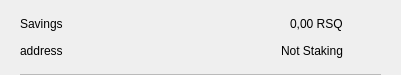
<?xml version="1.0" encoding="UTF-8"?>
<ui version="4.0">
 <class>CSRow</class>
 <widget class="QWidget" name="CSRow">
  <property name="geometry">
   <rect>
    <x>0</x>
    <y>0</y>
    <width>401</width>
    <height>75</height>
   </rect>
  </property>
  <property name="windowTitle">
   <string>Form</string>
  </property>
  <layout class="QVBoxLayout" name="verticalLayout">
   <property name="spacing">
    <number>0</number>
   </property>
   <property name="leftMargin">
    <number>20</number>
   </property>
   <property name="topMargin">
    <number>10</number>
   </property>
   <property name="rightMargin">
    <number>20</number>
   </property>
   <property name="bottomMargin">
    <number>0</number>
   </property>
   <item>
    <widget class="QWidget" name="info" native="true">
     <property name="minimumSize">
      <size>
       <width>0</width>
       <height>0</height>
      </size>
     </property>
     <layout class="QHBoxLayout" name="horizontalLayout_3">
      <property name="leftMargin">
       <number>0</number>
      </property>
      <property name="topMargin">
       <number>0</number>
      </property>
      <property name="rightMargin">
       <number>0</number>
      </property>
      <property name="bottomMargin">
       <number>10</number>
      </property>
      <item>
       <widget class="QWidget" name="container" native="true">
        <property name="minimumSize">
         <size>
          <width>0</width>
          <height>0</height>
         </size>
        </property>
        <layout class="QVBoxLayout" name="verticalLayout_2">
         <property name="spacing">
          <number>0</number>
         </property>
         <property name="leftMargin">
          <number>0</number>
         </property>
         <property name="topMargin">
          <number>0</number>
         </property>
         <property name="rightMargin">
          <number>0</number>
         </property>
         <property name="bottomMargin">
          <number>0</number>
         </property>
         <item>
          <layout class="QHBoxLayout" name="horizontalLayout">
           <item>
            <widget class="QLabel" name="labelName">
             <property name="text">
              <string>Savings</string>
             </property>
            </widget>
           </item>
           <item>
            <spacer name="horizontalSpacer">
             <property name="orientation">
              <enum>Qt::Horizontal</enum>
             </property>
             <property name="sizeHint" stdset="0">
              <size>
               <width>40</width>
               <height>20</height>
              </size>
             </property>
            </spacer>
           </item>
           <item>
            <widget class="QLabel" name="labelAmount">
             <property name="text">
              <string>0,00 RSQ</string>
             </property>
            </widget>
           </item>
          </layout>
         </item>
         <item>
          <layout class="QHBoxLayout" name="horizontalLayout_2">
           <item>
            <widget class="QLabel" name="labelAddress">
             <property name="text">
              <string>address</string>
             </property>
            </widget>
           </item>
           <item>
            <spacer name="horizontalSpacer_2">
             <property name="orientation">
              <enum>Qt::Horizontal</enum>
             </property>
             <property name="sizeHint" stdset="0">
              <size>
               <width>40</width>
               <height>20</height>
              </size>
             </property>
            </spacer>
           </item>
           <item>
            <widget class="QLabel" name="labelStaking">
             <property name="text">
              <string>Not Staking</string>
             </property>
            </widget>
           </item>
          </layout>
         </item>
        </layout>
       </widget>
      </item>
      <item alignment="Qt::AlignHCenter|Qt::AlignVCenter">
       <widget class="QPushButton" name="pushButtonMenu">
        <property name="minimumSize">
         <size>
          <width>24</width>
          <height>24</height>
         </size>
        </property>
        <property name="maximumSize">
         <size>
          <width>32</width>
          <height>32</height>
         </size>
        </property>
        <property name="focusPolicy">
         <enum>Qt::NoFocus</enum>
        </property>
        <property name="styleSheet">
         <string notr="true">border:none; background-color:transparent;</string>
        </property>
        <property name="text">
         <string/>
        </property>
        <property name="icon">
         <iconset>
          <normaloff>://ic-menu-hover</normaloff>://ic-menu-hover</iconset>
        </property>
        <property name="iconSize">
         <size>
          <width>24</width>
          <height>24</height>
         </size>
        </property>
       </widget>
      </item>
     </layout>
    </widget>
   </item>
   <item>
    <widget class="QLabel" name="lblDivisory">
     <property name="minimumSize">
      <size>
       <width>0</width>
       <height>1</height>
      </size>
     </property>
     <property name="maximumSize">
      <size>
       <width>16777215</width>
       <height>1</height>
      </size>
     </property>
     <property name="styleSheet">
      <string notr="true">background-color:#bababa;</string>
     </property>
     <property name="text">
      <string/>
     </property>
     <property name="alignment">
      <set>Qt::AlignBottom|Qt::AlignLeading|Qt::AlignLeft</set>
     </property>
    </widget>
   </item>
  </layout>
 </widget>
 <resources/>
 <connections/>
</ui>
